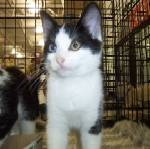
#> input picture train/cat.1000.jpg, 150 x 149 px, found by its file name
$ jupyter execute --allow-errors MLTASK_3.ipynb
#> lines starting #> are read from the running program, lines starting #| are printed output that depends on the picture
[cell 1]
import os
import numpy as np
from sklearn.svm import SVC
from sklearn.metrics import classification_report, confusion_matrix
import matplotlib.pyplot as plt
from tqdm import tqdm
import joblib
from sklearn.model_selection import GridSearchCV
import cv2
import seaborn as sns
import time
from sklearn.decomposition import PCA
from sklearn.pipeline import Pipeline
from sklearn.model_selection import train_test_split

# Create necessary folders
folder_path = "D:\\csv file"
os.makedirs(folder_path, exist_ok=True)

# Define paths
confusion_image_path = os.path.join(folder_path, 'confusion_matrix.png')
classification_file_path = os.path.join(folder_path, 'classification_report.txt')
model_file_path = os.path.join(folder_path, "svm_model.pkl")

# Path to dataset
dataset_dir = "D:\\new dataset"
train_dir = os.path.join(dataset_dir, "train")
test_dir = os.path.join(dataset_dir, "test1")

[cell 2]
# Load data, preprocess, and label
# dog = 1, cat = 0
train_images = os.listdir(train_dir)
features = []
labels = []
image_size = (50, 50)

# Process train images
for image in tqdm(train_images, desc="Processing Train Images"):
    if image.startswith('cat'):
        label = 0
    else:
        label = 1
    image_path = os.path.join(train_dir, image)
    image_read = cv2.imread(image_path)
#> image_read is the input picture: shape (149, 150, 3); mean B, G, R 92.3, 105.4, 112
    if image_read is not None:
        image_resized = cv2.resize(image_read, image_size)
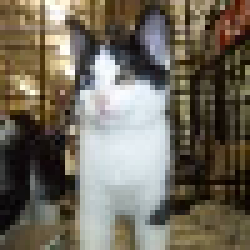
#> image_resized: shape (50, 50, 3) (shown 5 times larger); mean B, G, R 92.9, 106.1, 112.6
        image_normalized = image_resized / 255.0
        image_flatten = image_normalized.flatten()
#> image_flatten = 7500 values, max 1 at index 28, min 0 at index 141, mean 0.407
        features.append(image_flatten)
        labels.append(label)
#> pass 2 of the loop `for image in tqdm(train_images, desc="Processing Train Images"):`:
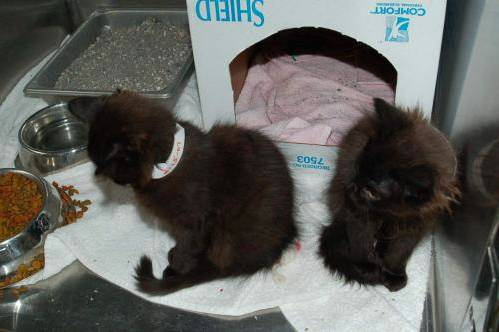
#> input picture train/cat.108.jpg, 499 x 332 px, found by its file name
#> image_read is the input picture: shape (332, 499, 3); mean B, G, R 92.7, 96.1, 95.7
#> `image_resized = cv2.resize(image_read, image_size)`:
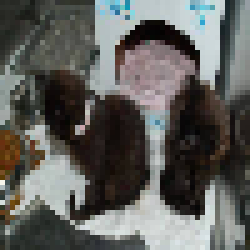
#> image_resized: shape (50, 50, 3) (shown 5 times larger); mean B, G, R 92.4, 95.8, 95.5
#> image_flatten = 7500 values, max 0.965 at index 5401, min 0 at index 4950, mean 0.371
#> pass 3 of the loop `for image in tqdm(train_images, desc="Processing Train Images"):`:
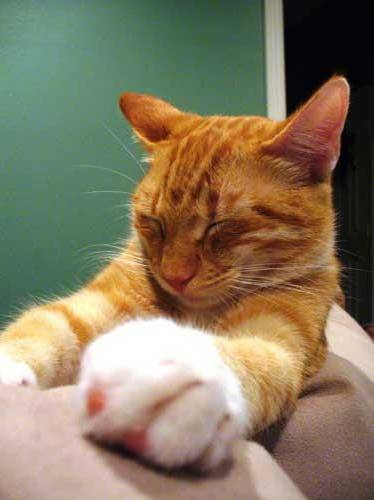
#> input picture train/cat.143.jpg, 374 x 500 px, found by its file name
#> image_read is the input picture: shape (500, 374, 3); mean B, G, R 96.8, 121.5, 134.3
#> `image_resized = cv2.resize(image_read, image_size)`:
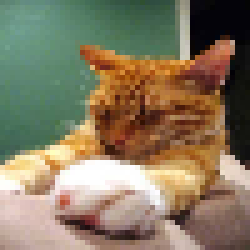
#> image_resized: shape (50, 50, 3) (shown 5 times larger); mean B, G, R 96.6, 121.3, 134.2
#> image_flatten = 7500 values, max 1 at index 4388, min 0 at index 1181, mean 0.46

# Convert lists to numpy arrays
features = np.asarray(features)
labels = np.asarray(labels)

[cell 3]
# Train test split
X_train, X_test, y_train, y_test = train_test_split(features, labels, test_size=0.2, shuffle=True, random_state=42)
#> y_train = [0, 0]; y_test = [0]
#| Fitting 3 folds for each of 16 candidates, totalling 48 fits

# PCA, SVM, and Pipeline
n_components = 0.8
pca = PCA(n_components=n_components, random_state=42)
svm = SVC()
pipeline = Pipeline([
    ('pca', pca),
    ('svm', svm)
])

param_grid = {
    'pca__n_components': [2, 1, 0.9, 0.8],
    'svm__kernel': ['linear', 'rbf', 'poly', 'sigmoid'],
}

[cell 4]
# Calculate training time
start_time = time.time()
grid_search = GridSearchCV(pipeline, param_grid, cv=3, verbose=4)
#> (the rest of this cell did not finish here and is left out)
